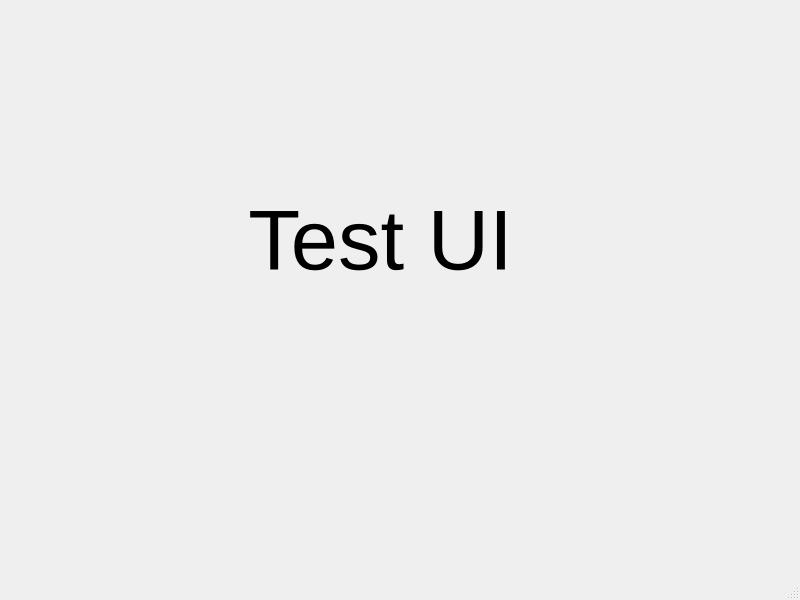
<?xml version="1.0" encoding="UTF-8"?>
<ui version="4.0">
 <class>MainWindow</class>
 <widget class="QMainWindow" name="MainWindow">
  <property name="geometry">
   <rect>
    <x>0</x>
    <y>0</y>
    <width>800</width>
    <height>600</height>
   </rect>
  </property>
  <property name="windowTitle">
   <string>MainWindow</string>
  </property>
  <widget class="QWidget" name="centralwidget">
   <widget class="QLabel" name="label">
    <property name="geometry">
     <rect>
      <x>150</x>
      <y>90</y>
      <width>461</width>
      <height>301</height>
     </rect>
    </property>
    <property name="font">
     <font>
      <pointsize>64</pointsize>
     </font>
    </property>
    <property name="layoutDirection">
     <enum>Qt::LeftToRight</enum>
    </property>
    <property name="text">
     <string>Test UI</string>
    </property>
    <property name="alignment">
     <set>Qt::AlignCenter</set>
    </property>
   </widget>
  </widget>
  <widget class="QMenuBar" name="menubar">
   <property name="geometry">
    <rect>
     <x>0</x>
     <y>0</y>
     <width>800</width>
     <height>26</height>
    </rect>
   </property>
  </widget>
  <widget class="QStatusBar" name="statusbar"/>
 </widget>
 <resources/>
 <connections/>
</ui>
